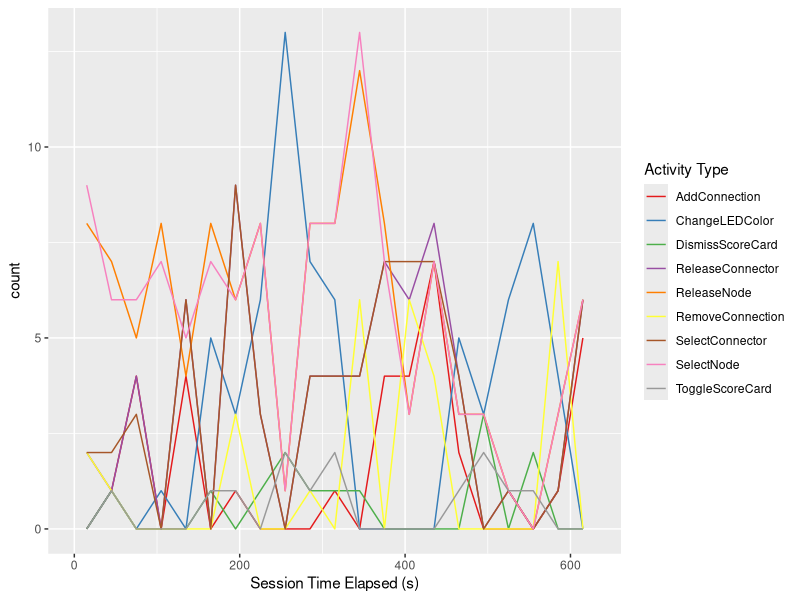
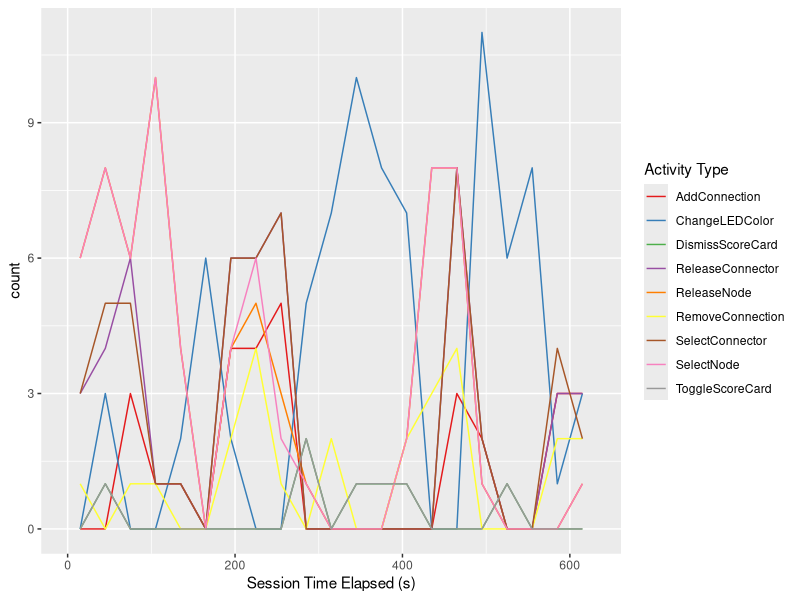

These figures' R source, in order:
# Required libraries
library(ggplot2)
library(plyr)
library(lubridate)

player13M <- read.csv(file="2013.12.10-01-actions.log.csv",
                      header=TRUE,
                      stringsAsFactors=FALSE)

player12M <- read.csv(file="2013.12.10-02-actions.log.csv",
                      header=TRUE,
                      stringsAsFactors=FALSE)

cleanData <- function(input) {
  input <- renameColumnHeaders(input)
  input["timestamp"] <- formatTimestamps(input[, "timestamp"])
  input <- excludeActivityTypesFromData(input)
  return(as.data.frame(input))
}

excludeActivityTypesFromData <- function(input) {
  output <- subset(input,
                   activityType != "StartTouch" &
                   activityType != "EndTouch")
  return(output)
}

formatTimestamps <- function(timestamps) {
  return(
    ymd_hms(timestamps)
  )
}

renameColumnHeaders <- function(input) {
  return(
    rename(input, c("time_stamp"              = "timestamp",
                    "sec_since_session_start" = "secondsSinceSessionStart",
                    "data"                    = "logData",
                    "screen_position"         = "screenPosition",
                    "X__class__"              = "activityType")
    )
  )
}

player13M <- cleanData(player13M)
player12M <- cleanData(player12M)

## Plots

activityTypeOverTime <- function(input) {
  p <- ggplot(aes(x = secondsSinceSessionStart),
              data = input)  
  p <- p + geom_line(aes(y = ..count..,
                    color = as.factor(activityType),
                    group = as.factor(activityType)), 
                stat="bin",
                binwidth=30,
                origin=0,
                right=FALSE)
  p <- p + scale_color_brewer(palette="Set1",
                              name = "Activity Type")
  p <- p + xlab("Session Time Elapsed (s)")
  
  return(p)
}



p12M <- activityTypeOverTime(player12M)
p13M <- activityTypeOverTime(player13M)

print(p12M)
print(p13M)
